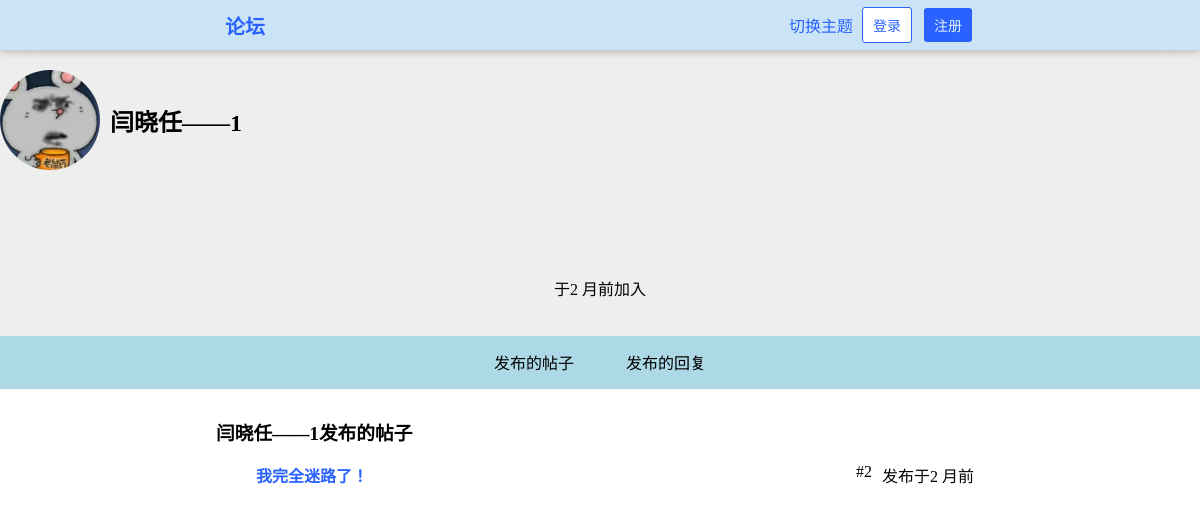
The page /user/icyyoung719@163.com/ on the database as committed earlier.
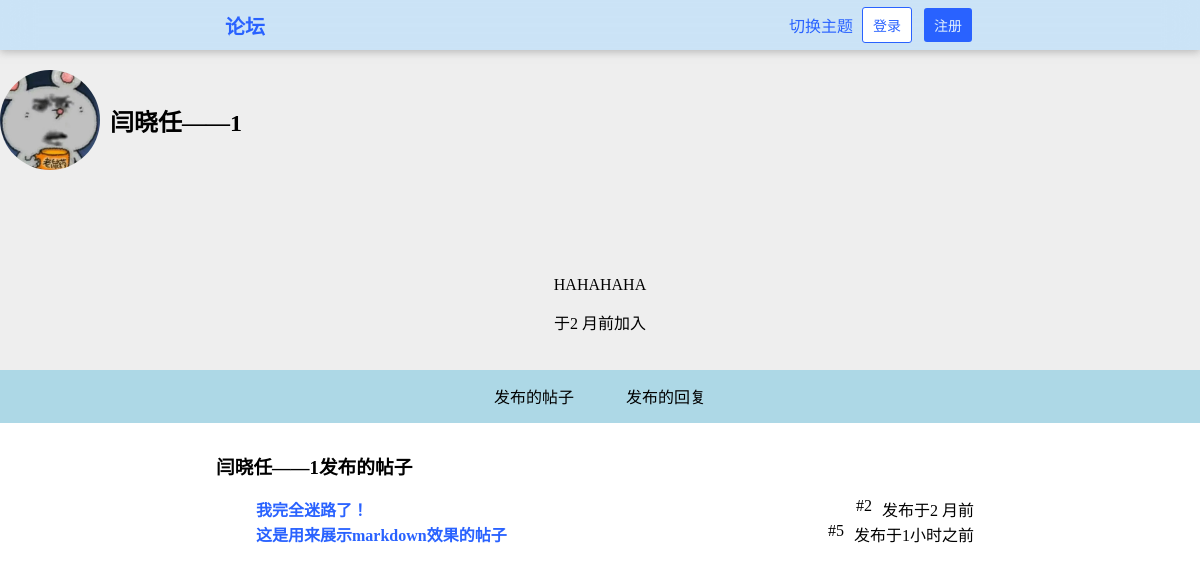
The same page on the database as committed later.
### HustRava_app/models.py (models this page shows, shortened)
class Post(models.Model):
    title = models.CharField(max_length=100)
    content = models.TextField()
    created_at = models.DateTimeField(auto_now_add=True)
    author = models.ForeignKey('User', on_delete = models.CASCADE, related_name = "posts")
    like_nums = models.IntegerField(default = 0)
    is_topped = models.BooleanField("置顶帖子", default=False)

class User(models.Model):
    name = models.CharField(max_length=30,blank=True)
    email = models.EmailField(unique=True)
    password = models.CharField(max_length=30)
    created_at = models.DateTimeField(auto_now_add=True)
    bio = models.TextField(max_length = 100, blank=True)

### HustRava_app/views.py (the view)
# urls.py: path('user/<str:user_email>/', views.user, name="user"),                     # 用户 GET
def user(request, user_email):
    try:
        user = User.objects.get(email = user_email)
    except:
        raise Http404("用户不存在")
    if "user" in request.session:
        return render(request, 'user.html', {
            'target_user': user,
            'posts': Post.objects.filter(author=user),
            'comments': Comment.objects.filter(author=user),
            'user': request.session["user"]
        })
    else:
        return render(request, 'user.html', {
            "user": request.session.get("user", None),
            'target_user': user,
            'posts': Post.objects.filter(author=user),
            'comments': Comment.objects.filter(author=user),
        })

### HustRava_app/templates/user.html (shortened to what this page needs)
{% load humanize %}
{% load static %}
<!DOCTYPE html>
<html>
    <head>
        <link rel="stylesheet" type="text/css" href="{% static 'style.css' %}" />
        <link rel="stylesheet" type="text/css" href="{% static 'style-forum.css' %}" />
        <link rel="stylesheet" type="text/css" href="{% static 'style-dark.css' %}" />
    </head>
    <body>
        {% include 'header.html' %}
        <div id="main">
            <div class="banner" style="display: flex; align-items: center;">
                <img src="{% static 'images/user.jpg' %}" alt="用户头像" style="width: 100px; height: 100px; border-radius: 50%; margin-right: 10px;">
                <h2>{{ target_user.name }}</h2>
            </div>
            <div class="banner">
                <p>{{ target_user.bio }}</p>
                <p title="{{ target_user.created_at }}">于{{ target_user.created_at|naturaltime }}加入</p>
            </div>
            <div>
                <ul class="navbar">
                    <li><a href="#posts" class="tab-link" data-target="posts">发布的帖子</a></li>
                    <li><a href="#comments" class="tab-link" data-target="comments">发布的回复</a></li>
                </ul>
            </div>
            <div class="content">
                <div id="posts" class="content-section active">
                    {% if posts %}
                        <h3>{{ target_user.name }}发布的帖子</h3>
                        <ul class="post-list">
                            {% for post in posts %}
                                <li class="flex">
                                    <a href="/post/{{ post.id }}/"><strong>{{ post.title }}</strong></a>
                                    <div class="header-spacer"></div>
                                    <span>#{{ post.id }}</span>
                                    <span><span title="{{ post.created_at }}">发布于{{ post.created_at|naturaltime }}</span></span>
                                </li>
                            {% endfor %}
                        </ul>
                    {% else %}
                        <p>
                            <a href="/user/{{ target_user.email }}/"><strong>{{ target_user.name }}</strong></a>
                            <span>还没有发过帖子哦！</span>
                        </p>
                    {% endif %}
                </div>
            </div>
        </div>
    </body>
</html>

Rows that differ between the two databases and show on the page:
changed User "闫晓任——1": bio (not shown) → "HAHAHAHA"
added Post: title "这是用来展示markdown效果的帖子", id "5", created_at "1小时之前"
